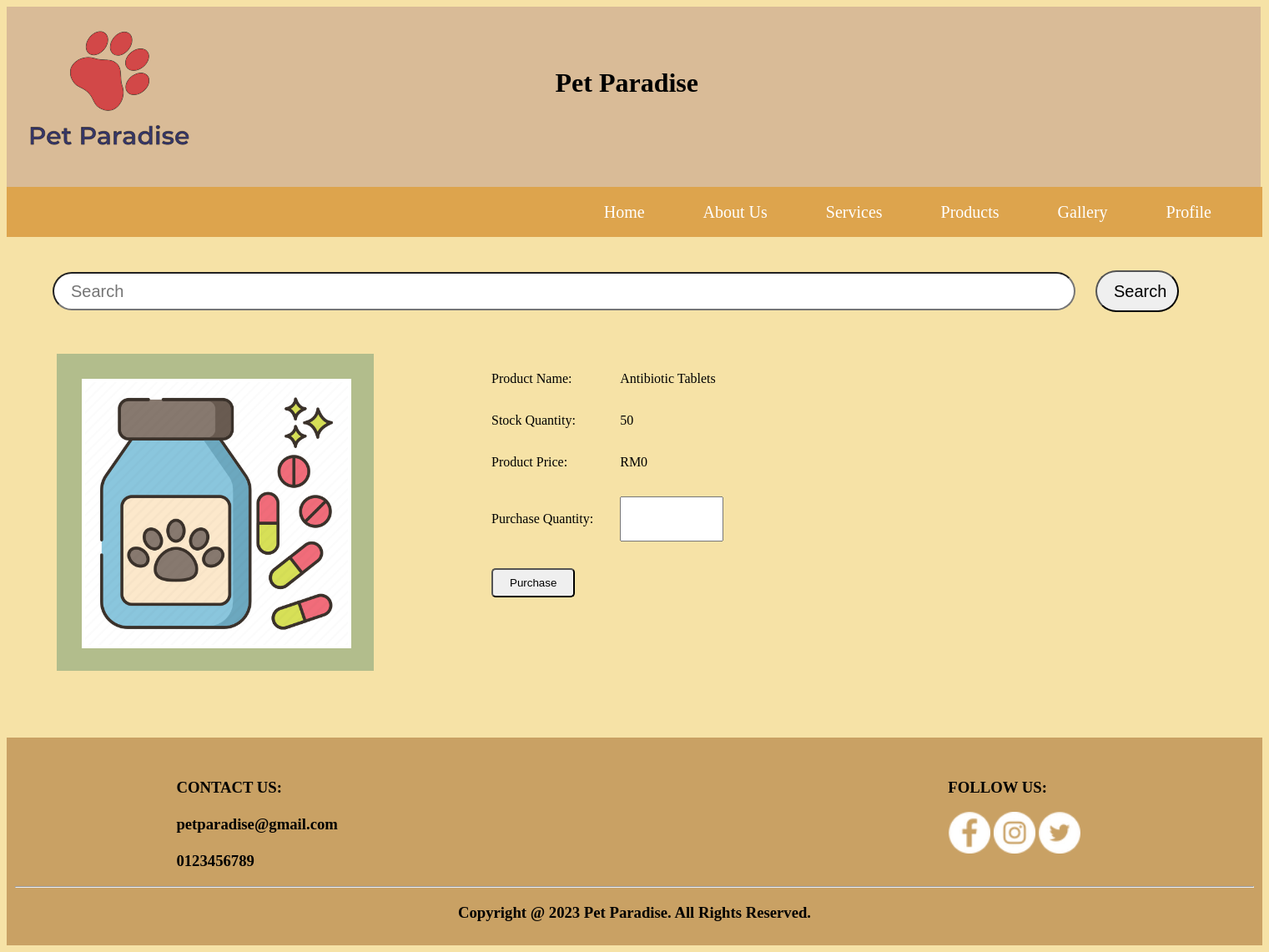
/purchasemedicine.php?id=M001, run on the app's committed database.
### tables this page shows
CREATE TABLE `medicine` (
  `medicine_id` varchar(4) NOT NULL,
  `medicine_name` text NOT NULL,
  `medicine_stock` int(11) NOT NULL,
  `medicine_desc` text NOT NULL,
  `medicine_price` int(11) NOT NULL
);

### purchasemedicine.php (the view, shortened to what this page needs)
<!DOCTYPE html>
<html lang="en" dir="ltr">
<head>
  <link rel="stylesheet" type="text/css" href="css/style5.css">
</head>
<body>
<?php
  include ('dbcon.php');
  include ('customer_header.php');
?>
<div id="nav">
  <?php include('customer_menu.php') ?>
</div>
<div id="search">
    <form action="search.php" method="POST">
        <input type="text" name="search" placeholder="Search" style="width: 1200px; height: 40px; border-radius: 100px; padding-left: 20px; margin-left: 40px; margin-top: 20px; font-size: 20px;">
        <input type="submit" name="submit" value="Search" style="width: 100px; height: 50px; border-radius: 100px; margin-left: 20px; margin-top: 20px; font-size: 20px; cursor: pointer;">
    </form>
</div>
<div style="height: 600px; width: 100%;">
  <div id="product">
    <?php
        $id = $_GET['id'];
        $query = "SELECT * FROM medicine WHERE medicine_id = '$id'";
        $result = mysqli_query($connection,$query);
        while ($row = mysqli_fetch_assoc($result)){
            $name = $row['medicine_name'];
            $quantity = $row['medicine_stock'];
            $price = $row['medicine_price'];
        }
    ?>
</div>
<div style="width: 340px; height: 340px; float: left; margin: 60px; padding: 20px; background-color: #B2BD8C;">
    <img src="img/medicine.png" alt="about-1" style="width: 315px; height: 315px; background-color: white; margin-top: 10px; padding: 4px; margin-left: 10px;">
</div>
    <form action="#" method="post">
        <table style="padding: 50px; color: black;" cellspacing="30">
            <tr>
                <td>Product Name: </td>
                <td><?php echo $name; ?></td>
            </tr>
            <tr>
                <td>Stock Quantity: </td>
                <td><?php echo $quantity; ?></td>
            </tr>
            <tr>
                <td>Product Price: </td>
                <td>RM<?php echo $price; ?></td>
            </tr>
            <tr>
                <td>Purchase Quantity: </td>
                <td><input type="number" name="quantity" min="1" max="<?php echo $quantity; ?>" style="width: 100px; height: 30px; padding: 10px;"></td>
            </tr>
            <tr>
                <td colspan="2"><input type="submit" value="Purchase" name="Purchase"></td>
            </tr>
        </table>
    </form>
</div>
<footer><?php include('footer.php') ?></footer>
</body>
</html>

### css/style5.css (style rules this page uses)
body { background-color: #F6E2A6; background-size: cover; background-repeat: no-repeat; color: white; }
#nav { background-color: #dda44d; height: 60px; }
#product { text-align: center; padding: 40px; margin: 0 20px; }
footer { text-align: center; padding: 10px; background-color:#c9a164; }

### purchasemedicine.php (style rules this page uses)
input[type=submit],.button2 { padding: 8px 20px; display: inline-block; border-radius: 5px; margin-right: 10px; cursor: pointer; }
#search { float: right; width: 1480px; height: 60px; margin-top: 20px; margin-right: 10px; }

### data on the page
medicine: medicine_name "Antibiotic Tablets", medicine_stock "50", medicine_price "0"
